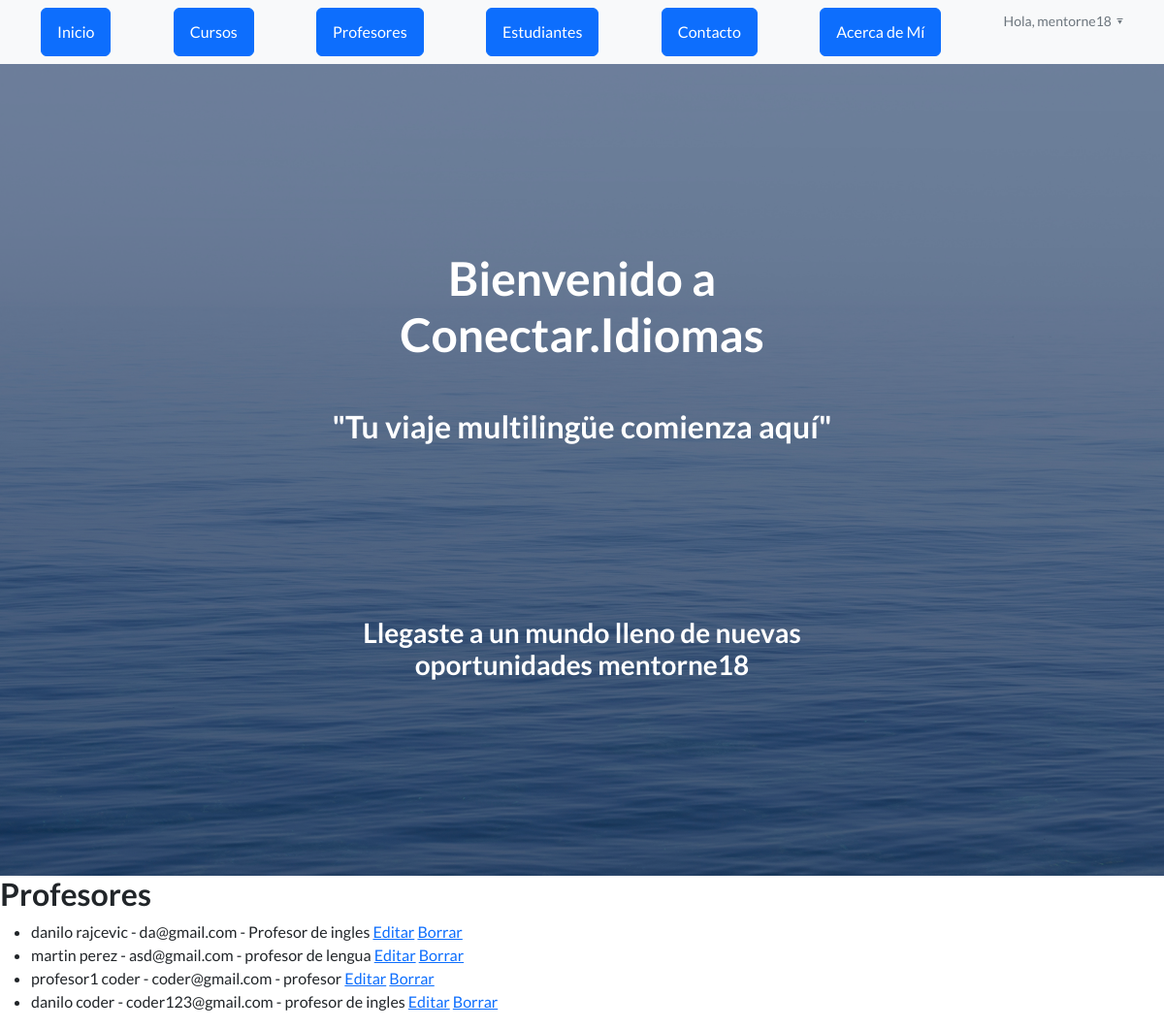
Page /profesores_lista/ (signed in) on the earlier database version.
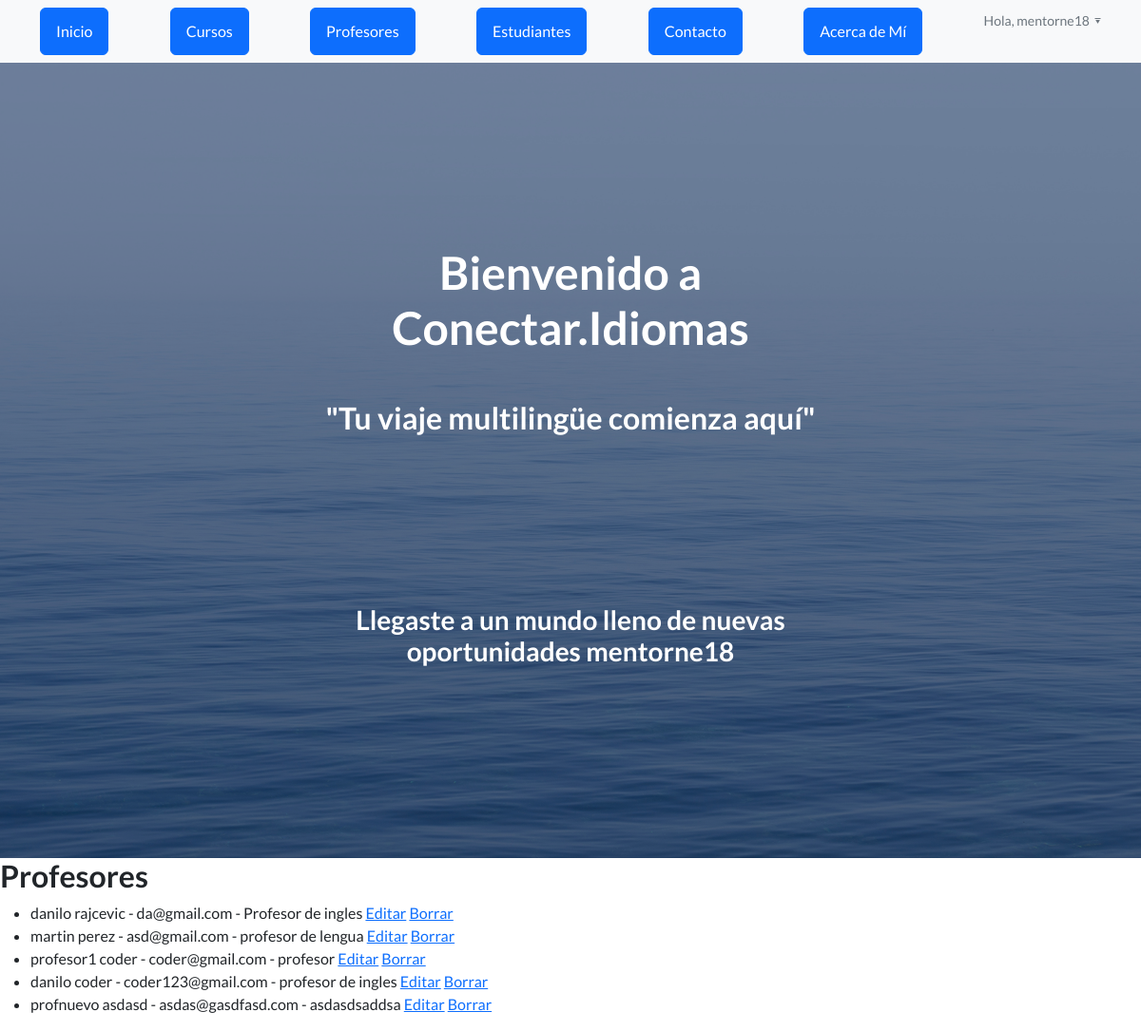
Same page on the later database version.
### AppCoder/models.py (models this page shows, shortened)
class Profesor(models.Model):
    nombre = models.CharField(max_length=30)
    apellido = models.CharField(max_length=30)
    email = models.EmailField()
    profesion = models.CharField(max_length=30)

### AppCoder/views.py (the view)
# urls.py: path('profesores_lista/', views.profesores_lista, name='profesores_lista'),
@login_required
def profesores_lista(request):
    profesores = Profesor.objects.all()
    return render(request, "AppCoder/profesores_lista.html", {"profesores": profesores})

### AppCoder/templates/AppCoder/profesores_lista.html (shortened to what this page needs)
<!DOCTYPE html>
{% load static %}
<html lang="en">
    <head>
        <link href="https://cdn.jsdelivr.net/npm/bootstrap-icons@1.5.0/font/bootstrap-icons.css" rel="stylesheet" type="text/css" />
        <link href="{% static 'AppCoder/css/styles.css' %}" rel="stylesheet" />
    </head>
    <body>
        <nav class="navbar navbar-light bg-light static-top">
            <div class="container">
                <a class="btn btn-primary" href="{% url 'Inicio' %}">Inicio</a>
                <a class="btn btn-primary" href="{% url 'List' %}">Cursos</a>
                <a class="btn btn-primary" href="{% url 'Profesores' %}">Profesores</a>
                <a class="btn btn-primary" href="{% url 'Estudiantes' %}">Estudiantes</a>
                <a class="btn btn-primary" href="{% url 'mensajes' %}">Contacto</a>
                <a class="btn btn-primary" href="{% url 'AcercaDeMi' %}">Acerca de Mí</a>
                <div class="dropdown">
                    {% if request.user.is_authenticated %}
                        <p class="text-muted small mb-4 mb-1g-0 dropdown-toggle" data-toggle="dropdown"><img height="40px" src="{{url}}">Hola, {{ user.username }}</p>
                    {% endif %}
                </div>
            </div>
        </nav>
        <header class="masthead">
            <div class="container position-relative">
                <div class="row justify-content-center">
                    <div class="col-xl-6">
                        <div class="text-center text-white">
                            <h1 class="mb-5">Bienvenido a Conectar.Idiomas</h1>
                            <h2>"Tu viaje multilingüe comienza aquí"</h2>
                            <br>
                            <br>
                            <br>
                            <br>
                            <br>
                            <br>
                            <div class="text-center">
                                <h3>Llegaste a un mundo lleno de nuevas oportunidades {{user.username}}</h3>
                            </div>
                        </div>
                    </div>
                </div>
            </div>
        </header>
        <h2>Profesores</h2>
<ul>
    {% for profesor in profesores %}
        <li>
            {{ profesor.nombre }} {{ profesor.apellido }} - {{ profesor.email }} - {{ profesor.profesion }}
            {% if user.is_superuser %}
                <a href="{% url 'EditarProfesor' profesor.nombre %}">Editar</a>
                <a href="{% url 'EliminarProfesor' profesor.nombre %}">Borrar</a>
            {% endif %}
        </li>
    {% endfor %}
</ul>

Differences in the rows shown:
added Profesor: nombre "profnuevo", apellido "asdasd", email "asdas@gasdfasd.com", profesion "asdasdsaddsa"
